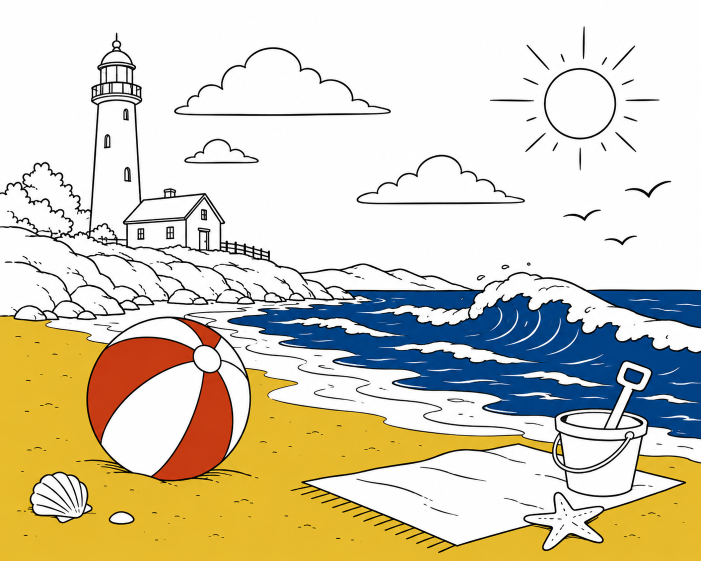
#> input picture tests/fixtures/beach.png, 1402 x 1122 px (shown at 1/2 size); its folder holds only this picture in this run
$ python -i binarize.py   (imports and definitions only)
#> lines starting #> are read from the running program, lines starting #| are printed output that depends on the picture; after the words box and inside, x2 and y2 are one past the last pixel; in counts of white or black regions, pixels touching at a corner belong together
### lineart_trace/color.py
"""Colour line art: finding the ink, and splitting it into layers.

Two separate problems, and the first one bites even if you only want a
monochrome trace.

**Finding the ink.** Converting to grey throws away chroma, and chroma is
where some ink lives. Yellow on white has a luminance around 196 of 255 --
lighter than most paper texture -- so a grey threshold drops yellow strokes
entirely while keeping every smudge. Measuring distance from the PAPER COLOUR
in CIE Lab instead keeps yellow (a large b* excursion) and still rejects a
grey background, because it is a distance in colour, not in brightness.

**Splitting it into layers.** Once the ink is found, clustering its colour
gives one mask per pen. Each is traced on its own and its paths carry that
colour, so a five-colour drawing comes out as five sets of restylable lines
rather than one flattened silhouette.

Where two pens cross, one covers the other: the lower stroke is genuinely
broken in the image, and the trace shows the break. `close` bridges it.
"""
from dataclasses import dataclass
from typing import List, Optional, Tuple

import cv2
import numpy as np

__all__ = ["Layer", "Region", "paper_color", "ink_distance", "ink_mask",
           "ink_threshold", "separate_colors", "to_hex", "line_layer",
           "enclosed_regions"]

# Anything closer than this in Lab is the same pen as far as the eye cares.
SAME_PEN = 20.0


@dataclass
class Region:
    """A flat area of colour, bounded by the line work around it.

    `mask` reaches under the outline, so neighbouring fills meet beneath it.
    `interior` stops at the outline, and is what to subtract from a pen's ink
    to find the line work that is left -- subtracting `mask` would take the
    outline itself away with it.
    """
    mask: np.ndarray
    color: Tuple[int, int, int]       # BGR
    area: int = 0
    interior: Optional[np.ndarray] = None

    @property
    def hex(self) -> str:
        return to_hex(self.color)


@dataclass
class Layer:
    """One pen's worth of ink: a mask, and the colour to draw it in."""
    mask: np.ndarray
    color: Tuple[int, int, int]        # BGR, as OpenCV holds it
    pixels: int = 0

    @property
    def hex(self) -> str:
        return to_hex(self.color)


# [5 lines left out: function to_hex, not called in this run]


def _as_bgr(img: np.ndarray) -> np.ndarray:
    img = np.asarray(img)
    if img.ndim == 2:
        return cv2.cvtColor(img, cv2.COLOR_GRAY2BGR)
    if img.shape[2] == 4:
        a = img[:, :, 3:4].astype(np.float32) / 255.0
        return (img[:, :, :3].astype(np.float32) * a
                + 255.0 * (1 - a)).astype(np.uint8)
    return img[:, :, :3]


def paper_color(img: np.ndarray, bins: int = 12) -> np.ndarray:
    """The colour of the page: the most common colour, coarsely binned.

    The mode, not the mean or the brightest pixel -- line art is mostly paper,
    so the mode is the paper even when the drawing is dark or the page is
    tinted, and it is unmoved by a bright specular highlight. The assumption
    it rests on is that paper is the largest single colour: a picture more
    than half covered by one flat fill is read inside out.
    """
    bgr = _as_bgr(img)
    q = (bgr.astype(np.int32) * bins // 256).reshape(-1, 3)
    key = (q[:, 0] * bins + q[:, 1]) * bins + q[:, 2]
    top = int(np.bincount(key, minlength=bins ** 3).argmax())
    sel = key == top
    return bgr.reshape(-1, 3)[sel].mean(axis=0)


def _lab(bgr):
    return cv2.cvtColor(bgr.astype(np.uint8), cv2.COLOR_BGR2LAB).astype(np.float32)


def ink_distance(img: np.ndarray,
                 paper: Optional[np.ndarray] = None) -> np.ndarray:
    """Per-pixel Lab distance from the paper colour."""
    bgr = _as_bgr(img)
    if paper is None:
        paper = paper_color(bgr)
    lab = _lab(bgr)
    plab = _lab(np.asarray(paper, np.float32).reshape(1, 1, 3))[0, 0]
    return np.linalg.norm(lab - plab, axis=2)


def _otsu(values: np.ndarray, hi: float) -> float:
    """Otsu's threshold over `values`, expressed back in distance units."""
    if len(values) < 2 or hi <= 0:
        return 0.0
    v = np.clip(values / hi * 255.0, 0, 255).astype(np.uint8)
    t, _ = cv2.threshold(v, 0, 255, cv2.THRESH_BINARY + cv2.THRESH_OTSU)
    return float(t) / 255.0 * hi


def _is_new_pen(d: np.ndarray, t2: float, t: float, min_comp: int = 20,
                coherent_frac: float = 0.5, away_frac: float = 0.5) -> bool:
    """Do the pixels between `t2` and `t` look like another pen?

    Judged geometrically, because the histogram cannot tell. Two things sit in
    that band and neither is a pen:

    * **The antialiased halo of a darker pen.** Every blend of ink and paper
      occurs along a stroke's edge, so the halo spans the whole distance
      range. It is recognisable because it HUGS the ink already found -- it is
      a one-pixel rind on it. Accepting halo as a pen fattens every stroke.
    * **Sensor noise and JPEG mush.** Recognisable because it is incoherent:
      isolated pixels, not strokes.

    A real pale pen is coherent AND stands away from the other ink.
    """
    band = ((d > t2) & (d <= t)).astype(np.uint8)
    total = float(band.sum())
    if total < 1:
        return False

    n, lab, st, _ = cv2.connectedComponentsWithStats(band, connectivity=8)
    if n > 1:
        areas = st[1:, cv2.CC_STAT_AREA]
        coherent = float(areas[areas >= min_comp].sum()) / total
    else:
        coherent = 0.0
    if coherent < coherent_frac:
        return False

    ink = (d > t).astype(np.uint8)
    if ink.sum():
        near = cv2.dilate(ink, np.ones((5, 5), np.uint8))
        away = float((band & (near == 0)).sum()) / total
        if away < away_frac:
            return False
    return True


def ink_threshold(d: np.ndarray, floor: float = 15.0,
                  min_band: float = 0.02) -> float:
    """Where ink stops and paper starts, on a colour-distance map.

    Otsu alone is wrong here. It assumes two classes, but a drawing in several
    colours has ink spread over a wide range of distances -- black at 254,
    yellow at 93 -- and Otsu puts its threshold in the middle of the INK,
    classifying the palest pen as paper. On a red/blue/yellow/black figure it
    cut at 98.6 and lost the yellow, which sits at 93.2.

    So: take Otsu, then look again at everything it called paper. If that part
    still splits into a tight peak at zero plus a population standing clearly
    away from it, the "paper" class was really paper plus a pale pen, and the
    lower split is the right one. Repeat while it keeps finding pens.

    The guards are what stop this running away: a new band must sit above
    `floor` (below which a colour difference is not ink, it is JPEG and
    grain), must hold at least `min_band` of the pixels, and must look like a
    pen rather than the halo of a darker one -- see `_is_new_pen`.
    """
    hi = float(d.max())
    if hi <= 0:
        return 0.0
    n = d.size
    t = _otsu(d.ravel(), hi)
    for _ in range(4):
        sub = d[d < t]
        if len(sub) < 16:
            break
        t2 = _otsu(sub, hi)
        if t2 < floor:
            break
        band = float(((d > t2) & (d <= t)).sum())
        if band / n < min_band and band < 200:
            break
        if not _is_new_pen(d, t2, t):
            break
        t = t2
    return max(t, floor if hi > floor else 0.0)


def ink_mask(img: np.ndarray, paper: Optional[np.ndarray] = None,
             tol: Optional[float] = None) -> np.ndarray:
    """0/1 ink mask by distance from the paper colour, not by brightness."""
    d = ink_distance(img, paper)
    if tol is None:
        tol = ink_threshold(d)
    return (d > tol).astype(np.uint8)


# [231 lines left out: functions _kmeans, separate_colors, line_layer, enclosed_regions, not called in this run]

### lineart_trace/binarize.py
"""Any image -> a clean 0/1 ink mask.

A clean render needs nothing but a threshold. A photograph of a drawing on
paper needs the page taken out of the picture first: a phone shot of a
crumpled sheet has a brightness gradient far larger than the contrast between
ink and paper, so a single global threshold either loses the shaded half of
the drawing or floods it. Dividing by a blurred estimate of the page turns
that gradient into flat white, after which Otsu is reliable.
"""
from typing import Optional

import cv2
import numpy as np

__all__ = ["to_gray", "flatten_background", "binarize", "despeckle",
           "has_chroma"]


# [14 lines left out: function to_gray, not called in this run]


def has_chroma(img: np.ndarray, frac: float = 0.002, spread: int = 25) -> bool:
    """Is this genuinely coloured, or a grey image that happens to have 3 channels?"""
    img = np.asarray(img)
    if img.ndim != 3 or img.shape[2] < 3:
        return False
    bgr = img[:, :, :3].astype(np.int16)
    sep = bgr.max(axis=2) - bgr.min(axis=2)
    return float((sep > spread).mean()) > frac


# [19 lines left out: function flatten_background, not called in this run]


def binarize(img: np.ndarray, method: str = "auto", thresh: int = 200,
             flatten: Optional[bool] = None, denoise: bool = False,
             invert: Optional[bool] = None, block: int = 0,
             chroma: Optional[bool] = None) -> np.ndarray:
    """Return a 0/1 uint8 ink mask (1 = ink).

    method
        ``fixed``     ink is darker than `thresh`; exact and repeatable.
        ``otsu``      global Otsu split.
        ``adaptive``  local Gaussian threshold; for strong shading.
        ``auto``      Otsu, with background flattening when the image needs it.
    flatten
        Force background flattening on/off. ``None`` decides from the spread
        of local background brightness.
    invert
        Force polarity. ``None`` assumes ink is the minority and flips a mask
        that comes out more than half ink.
    chroma
        Find ink by distance from the paper COLOUR rather than by brightness.
        ``None`` turns it on for genuinely coloured input under ``auto``.
        It matters: yellow on white has a luminance around 196 of 255, so a
        brightness threshold drops yellow strokes entirely while keeping every
        smudge that is darker than they are.
    """
    if chroma is None:
        chroma = method == "auto" and has_chroma(img)
    if chroma:
        from .color import ink_mask
        mask = ink_mask(img)
        if invert:
            mask = 1 - mask
        return mask.astype(np.uint8)

    gray = to_gray(img)
    if denoise:
        gray = cv2.medianBlur(gray, 3)

    if method == "fixed":
        mask = (gray < thresh).astype(np.uint8)
    else:
        work = gray
        if flatten is None:
            k = max(15, min(gray.shape[:2]) // 16) | 1
            se = cv2.getStructuringElement(cv2.MORPH_ELLIPSE, (k, k))
            bg = cv2.morphologyEx(gray, cv2.MORPH_CLOSE, se)
            flatten = float(bg.max()) - float(np.percentile(bg, 2)) > 40
        if flatten:
            work = flatten_background(gray)
        if method == "adaptive":
            b = block if block > 0 else (max(15, min(gray.shape[:2]) // 24) | 1)
            mask = (cv2.adaptiveThreshold(work, 1, cv2.ADAPTIVE_THRESH_GAUSSIAN_C,
                                          cv2.THRESH_BINARY_INV, b | 1, 8)
                    ).astype(np.uint8)
        else:
            t, _ = cv2.threshold(work, 0, 255,
                                 cv2.THRESH_BINARY + cv2.THRESH_OTSU)
            # `<=`, not `<`: on a hard-edged render with only the values 0 and
            # 255 Otsu returns 0, and a strict compare then finds no ink at all.
            mask = (work <= t).astype(np.uint8)

    if invert is None:
        invert = mask.mean() > 0.5
    if invert:
        mask = 1 - mask
    return mask.astype(np.uint8)


# [14 lines left out: function despeckle, not called in this run]

>>> import cv2
>>> picture = cv2.imread('../tests/fixtures/beach.png')
#> picture is the input picture: shape (1122, 1402, 3); mean B, G, R 188.7, 209.3, 215.4
>>> result = binarize(picture)
#> in has_chroma, `sep = bgr.max(axis=2) - bgr.min(axis=2)`:
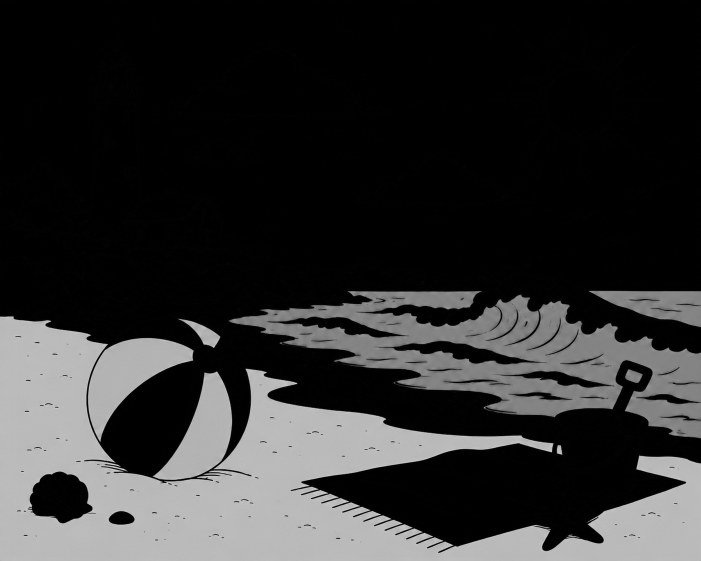
#> sep: shape (1122, 1402) int16 (shown at 1/2 size); min 0, max 229, mean 47.3
#> in binarize, `chroma = method == "auto" and has_chroma(img)`: chroma = True
#> in paper_color, `top = int(np.bincount(key, minlength=bins ** 3).argmax())`: top = 1727
#> in ink_distance, `paper = paper_color(bgr)`: paper = [253.3, 253.3, 253.3]
#> in _lab, `return cv2.cvtColor(bgr.astype(np.uint8), cv2.COLOR_BGR2LAB).astype(np..`:
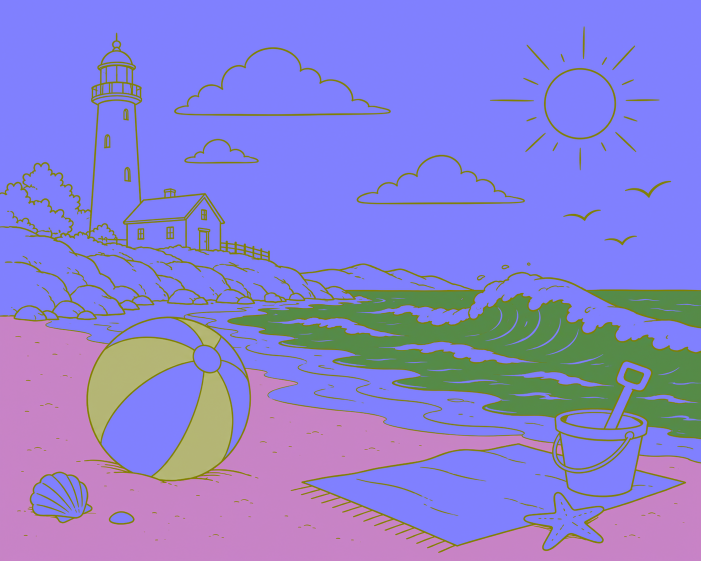
#> returned value: shape (1122, 1402, 3) float32 (shown at 1/2 size); mean of channels 0, 1, 2 213.5, 130, 137.3; drawn as B, G, R
#> in ink_distance, `plab = _lab(np.asarray(paper, np.float32).reshape(1, 1, 3))[0, 0]`: plab = [253, 128, 128]
#> in ink_distance, `return np.linalg.norm(lab - plab, axis=2)`:
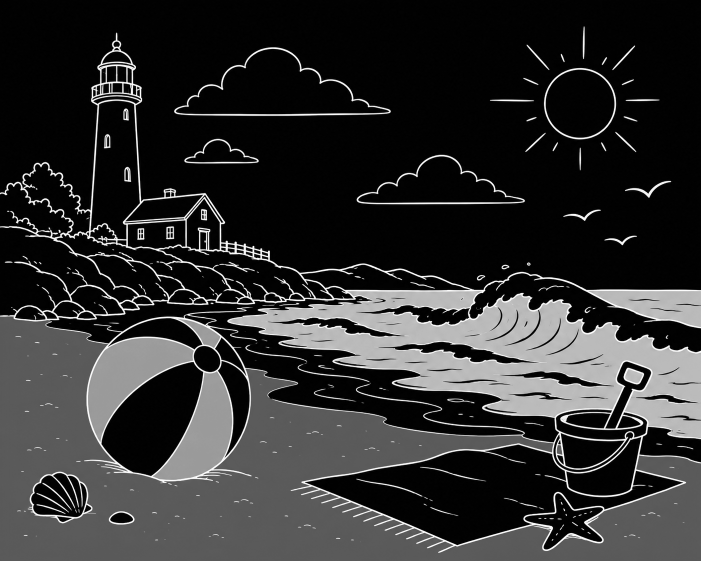
#> returned value: shape (1122, 1402) float32 (shown at 1/2 size); min 0, max 253, mean 47.6
#> in ink_threshold, `hi = float(d.max())`: hi = 253
#> in _otsu, `t, _ = cv2.threshold(v, 0, 255, cv2.THRESH_BINARY + cv2.THRESH_OTSU)`: t = 70
#> in ink_threshold, `t = _otsu(d.ravel(), hi)`: t = 69.46
#> the loop in ink_threshold, `for _ in range(4):` made 1 pass
#> (t2, total in _is_new_pen, n in _is_new_pen, coherent in _is_new_pen) on pass 1: (21.83, 16873, 8039, 0.0775)
#> pass 1, in _is_new_pen, `band = ((d > t2) & (d <= t)).astype(np.uint8)`:
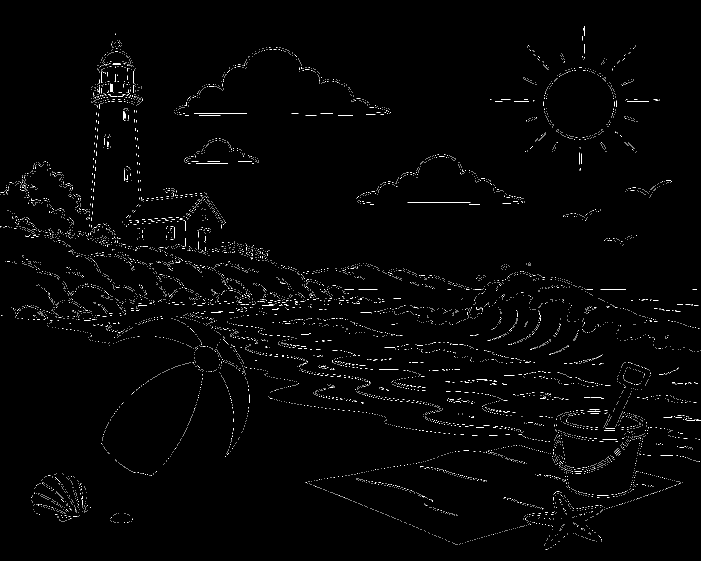
#> band: shape (1122, 1402) (shown at 1/2 size); values 0 (black) and 1 (white), 1.1% white in thin lines or dots
#> pass 1, in _is_new_pen, `n, lab, st, _ = cv2.connectedComponentsWithStats(band, connectivity=8)`:
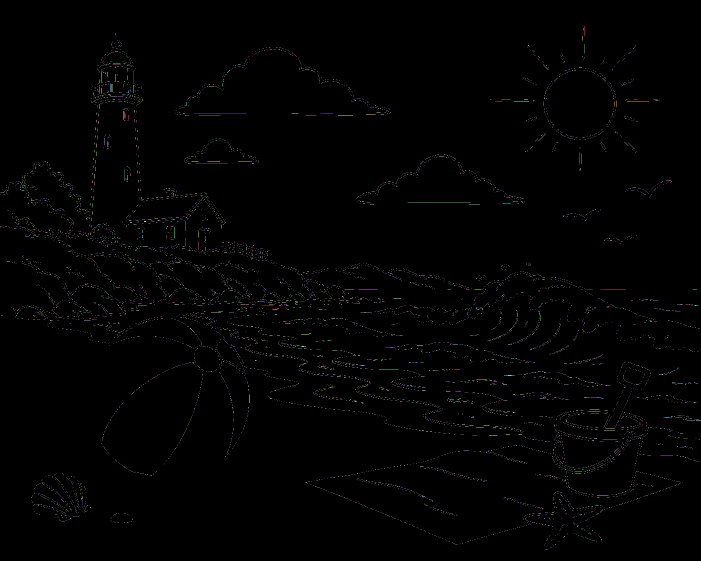
#> lab: shape (1122, 1402) int32 (shown at 1/2 size); 8039 distinct labels, from 0 to 8038; one colour per label, 0 black
#> in ink_mask, `return (d > tol).astype(np.uint8)`:
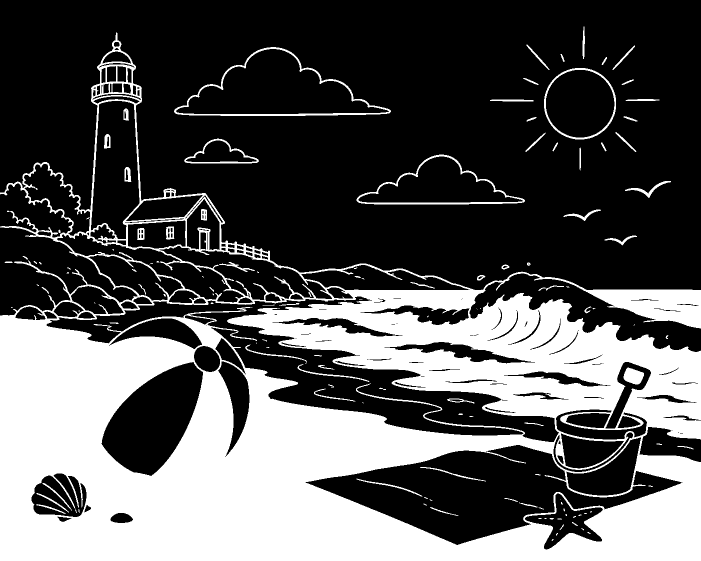
#> returned value: shape (1122, 1402) (shown at 1/2 size); values 0 (black) and 1 (white), 33.6% white; 131 white regions (55 under 20 px), largest, box (x1, y1, x2, y2) and area: (0, 65, 1402, 1122) 508471, (348, 94, 782, 232) 3748, (713, 309, 1050, 409) 2800

$ run again, on tests/fixtures/crimescene.png
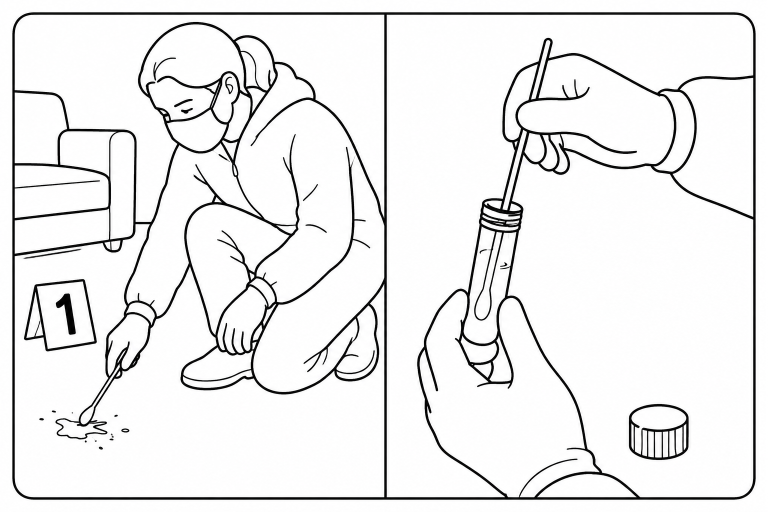
#> input picture tests/fixtures/crimescene.png, 1536 x 1024 px (shown at 1/2 size)
#> picture is the input picture: shape (1024, 1536, 3); mean B, G, R 236.5, 236.4, 236.5
#> in has_chroma, `sep = bgr.max(axis=2) - bgr.min(axis=2)`:
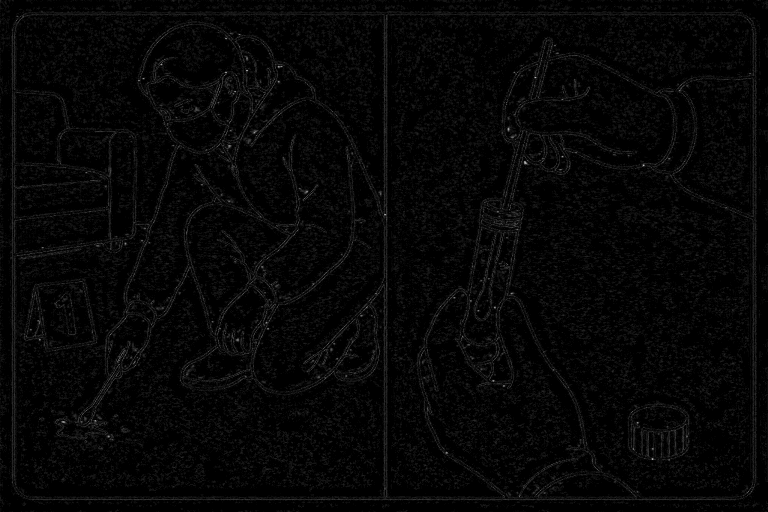
#> sep: shape (1024, 1536) int16 (shown at 1/2 size); min 0, max 12, mean 0.287; drawn with min black and max white
#> chroma = False
#> bg: shape (1024, 1536); every value is 255
#> t = 137
#> in binarize, `mask = (work <= t).astype(np.uint8)`:
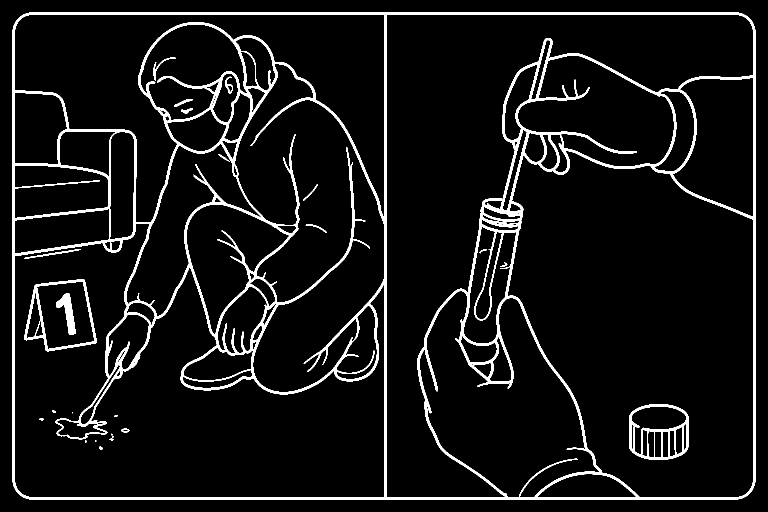
#> mask: shape (1024, 1536) (shown at 1/2 size); values 0 (black) and 1 (white), 7% white; 25 white regions (5 under 20 px), largest, box (x1, y1, x2, y2) and area: (25, 25, 1511, 999) 100310, (1258, 808, 1377, 920) 3486, (48, 558, 194, 703) 2843
#> invert = False
